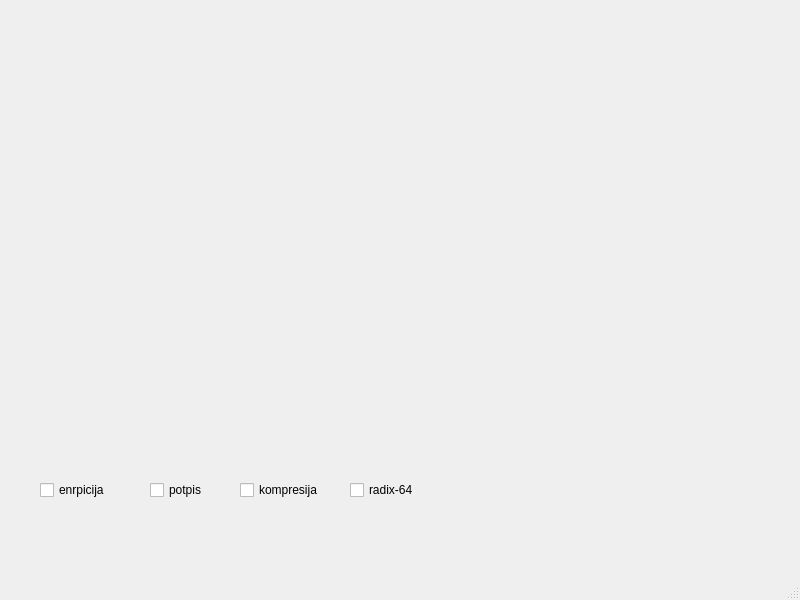
<?xml version="1.0" encoding="UTF-8"?>
<ui version="4.0">
 <class>MainWindow</class>
 <widget class="QMainWindow" name="MainWindow">
  <property name="geometry">
   <rect>
    <x>0</x>
    <y>0</y>
    <width>800</width>
    <height>600</height>
   </rect>
  </property>
  <property name="windowTitle">
   <string>MainWindow</string>
  </property>
  <widget class="QWidget" name="centralwidget">
   <widget class="QCheckBox" name="checkBoxEnkripcija">
    <property name="geometry">
     <rect>
      <x>40</x>
      <y>480</y>
      <width>91</width>
      <height>20</height>
     </rect>
    </property>
    <property name="text">
     <string>enrpicija</string>
    </property>
   </widget>
   <widget class="QCheckBox" name="checkBoxPotpis">
    <property name="geometry">
     <rect>
      <x>150</x>
      <y>480</y>
      <width>81</width>
      <height>20</height>
     </rect>
    </property>
    <property name="text">
     <string>potpis</string>
    </property>
   </widget>
   <widget class="QCheckBox" name="checkBoxKompresija">
    <property name="geometry">
     <rect>
      <x>240</x>
      <y>480</y>
      <width>101</width>
      <height>20</height>
     </rect>
    </property>
    <property name="text">
     <string>kompresija</string>
    </property>
   </widget>
   <widget class="QCheckBox" name="checkBoxRadix64">
    <property name="geometry">
     <rect>
      <x>350</x>
      <y>480</y>
      <width>81</width>
      <height>20</height>
     </rect>
    </property>
    <property name="text">
     <string>radix-64</string>
    </property>
   </widget>
  </widget>
  <widget class="QMenuBar" name="menubar">
   <property name="geometry">
    <rect>
     <x>0</x>
     <y>0</y>
     <width>800</width>
     <height>26</height>
    </rect>
   </property>
  </widget>
  <widget class="QStatusBar" name="statusbar"/>
 </widget>
 <resources/>
 <connections/>
</ui>
